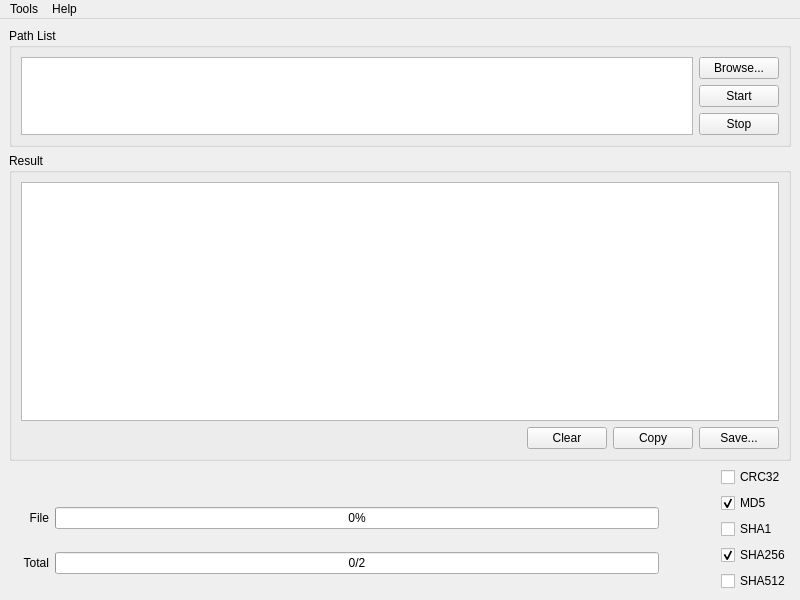
<?xml version="1.0" encoding="UTF-8"?>
<ui version="4.0">
 <class>XHash</class>
 <widget class="QMainWindow" name="XHash">
  <property name="enabled">
   <bool>true</bool>
  </property>
  <property name="geometry">
   <rect>
    <x>0</x>
    <y>0</y>
    <width>800</width>
    <height>600</height>
   </rect>
  </property>
  <property name="minimumSize">
   <size>
    <width>0</width>
    <height>0</height>
   </size>
  </property>
  <property name="maximumSize">
   <size>
    <width>16777215</width>
    <height>16777215</height>
   </size>
  </property>
  <property name="acceptDrops">
   <bool>true</bool>
  </property>
  <property name="windowTitle">
   <string notr="true">XHash - Q</string>
  </property>
  <widget class="QWidget" name="centralwidget">
   <layout class="QVBoxLayout" name="verticalLayout_6">
    <item>
     <widget class="QGroupBox" name="groupBox_pathList">
      <property name="sizePolicy">
       <sizepolicy hsizetype="Preferred" vsizetype="Minimum">
        <horstretch>0</horstretch>
        <verstretch>0</verstretch>
       </sizepolicy>
      </property>
      <property name="title">
       <string>Path List</string>
      </property>
      <layout class="QHBoxLayout" name="horizontalLayout_5">
       <item>
        <widget class="QPlainTextEdit" name="plainTextEdit">
         <property name="sizePolicy">
          <sizepolicy hsizetype="Expanding" vsizetype="Ignored">
           <horstretch>0</horstretch>
           <verstretch>0</verstretch>
          </sizepolicy>
         </property>
         <property name="acceptDrops">
          <bool>false</bool>
         </property>
         <property name="toolTip">
          <string>Drag and drop file or click &quot;Browse...&quot; button</string>
         </property>
        </widget>
       </item>
       <item>
        <layout class="QVBoxLayout" name="verticalLayout_5">
         <item>
          <widget class="QPushButton" name="pushButton_browse">
           <property name="sizePolicy">
            <sizepolicy hsizetype="Fixed" vsizetype="Fixed">
             <horstretch>0</horstretch>
             <verstretch>0</verstretch>
            </sizepolicy>
           </property>
           <property name="text">
            <string>Browse...</string>
           </property>
          </widget>
         </item>
         <item>
          <widget class="QPushButton" name="pushButton_start">
           <property name="sizePolicy">
            <sizepolicy hsizetype="Fixed" vsizetype="Fixed">
             <horstretch>0</horstretch>
             <verstretch>0</verstretch>
            </sizepolicy>
           </property>
           <property name="text">
            <string>Start</string>
           </property>
          </widget>
         </item>
         <item>
          <widget class="QPushButton" name="pushButton_stop">
           <property name="sizePolicy">
            <sizepolicy hsizetype="Fixed" vsizetype="Fixed">
             <horstretch>0</horstretch>
             <verstretch>0</verstretch>
            </sizepolicy>
           </property>
           <property name="text">
            <string>Stop</string>
           </property>
          </widget>
         </item>
        </layout>
       </item>
      </layout>
     </widget>
    </item>
    <item>
     <widget class="QGroupBox" name="groupBox_result">
      <property name="sizePolicy">
       <sizepolicy hsizetype="Expanding" vsizetype="Expanding">
        <horstretch>0</horstretch>
        <verstretch>0</verstretch>
       </sizepolicy>
      </property>
      <property name="title">
       <string>Result</string>
      </property>
      <layout class="QVBoxLayout" name="verticalLayout_7">
       <item>
        <widget class="QTextBrowser" name="textBrowser">
         <property name="font">
          <font>
           <pointsize>10</pointsize>
          </font>
         </property>
         <property name="acceptDrops">
          <bool>false</bool>
         </property>
         <property name="toolTip">
          <string/>
         </property>
         <property name="whatsThis">
          <string/>
         </property>
         <property name="readOnly">
          <bool>true</bool>
         </property>
        </widget>
       </item>
       <item>
        <layout class="QHBoxLayout" name="horizontalLayout_3" stretch="2,2,2,2">
         <item>
          <spacer name="horizontalSpacer_3">
           <property name="orientation">
            <enum>Qt::Horizontal</enum>
           </property>
           <property name="sizeHint" stdset="0">
            <size>
             <width>40</width>
             <height>20</height>
            </size>
           </property>
          </spacer>
         </item>
         <item>
          <widget class="QPushButton" name="pushButton_clear">
           <property name="sizePolicy">
            <sizepolicy hsizetype="Fixed" vsizetype="Fixed">
             <horstretch>0</horstretch>
             <verstretch>0</verstretch>
            </sizepolicy>
           </property>
           <property name="text">
            <string>Clear</string>
           </property>
          </widget>
         </item>
         <item>
          <widget class="QPushButton" name="pushButton_copy">
           <property name="sizePolicy">
            <sizepolicy hsizetype="Fixed" vsizetype="Fixed">
             <horstretch>0</horstretch>
             <verstretch>0</verstretch>
            </sizepolicy>
           </property>
           <property name="text">
            <string>Copy</string>
           </property>
          </widget>
         </item>
         <item>
          <widget class="QPushButton" name="pushButton_save">
           <property name="sizePolicy">
            <sizepolicy hsizetype="Fixed" vsizetype="Fixed">
             <horstretch>0</horstretch>
             <verstretch>0</verstretch>
            </sizepolicy>
           </property>
           <property name="text">
            <string>Save...</string>
           </property>
          </widget>
         </item>
        </layout>
       </item>
      </layout>
     </widget>
    </item>
    <item>
     <layout class="QHBoxLayout" name="horizontalLayout_4">
      <property name="sizeConstraint">
       <enum>QLayout::SetMinimumSize</enum>
      </property>
      <item>
       <layout class="QVBoxLayout" name="verticalLayout_2" stretch="0,0">
        <property name="sizeConstraint">
         <enum>QLayout::SetFixedSize</enum>
        </property>
        <item>
         <spacer name="verticalSpacer">
          <property name="orientation">
           <enum>Qt::Vertical</enum>
          </property>
          <property name="sizeType">
           <enum>QSizePolicy::Fixed</enum>
          </property>
          <property name="sizeHint" stdset="0">
           <size>
            <width>20</width>
            <height>40</height>
           </size>
          </property>
         </spacer>
        </item>
        <item>
         <layout class="QVBoxLayout" name="verticalLayout">
          <property name="sizeConstraint">
           <enum>QLayout::SetFixedSize</enum>
          </property>
          <item>
           <layout class="QHBoxLayout" name="horizontalLayout" stretch="0,0,0">
            <property name="sizeConstraint">
             <enum>QLayout::SetDefaultConstraint</enum>
            </property>
            <item>
             <widget class="QLabel" name="label_file">
              <property name="sizePolicy">
               <sizepolicy hsizetype="Preferred" vsizetype="Fixed">
                <horstretch>0</horstretch>
                <verstretch>0</verstretch>
               </sizepolicy>
              </property>
              <property name="minimumSize">
               <size>
                <width>40</width>
                <height>0</height>
               </size>
              </property>
              <property name="text">
               <string>File</string>
              </property>
              <property name="alignment">
               <set>Qt::AlignRight|Qt::AlignTrailing|Qt::AlignVCenter</set>
              </property>
             </widget>
            </item>
            <item>
             <widget class="QProgressBar" name="progressBar_file">
              <property name="sizePolicy">
               <sizepolicy hsizetype="Expanding" vsizetype="Fixed">
                <horstretch>0</horstretch>
                <verstretch>0</verstretch>
               </sizepolicy>
              </property>
              <property name="value">
               <number>0</number>
              </property>
              <property name="alignment">
               <set>Qt::AlignJustify|Qt::AlignVCenter</set>
              </property>
              <property name="textVisible">
               <bool>true</bool>
              </property>
              <property name="orientation">
               <enum>Qt::Horizontal</enum>
              </property>
              <property name="invertedAppearance">
               <bool>false</bool>
              </property>
              <property name="textDirection">
               <enum>QProgressBar::TopToBottom</enum>
              </property>
              <property name="format">
               <string notr="true">%p%</string>
              </property>
             </widget>
            </item>
            <item>
             <widget class="QLabel" name="label_hashType">
              <property name="sizePolicy">
               <sizepolicy hsizetype="Preferred" vsizetype="Fixed">
                <horstretch>0</horstretch>
                <verstretch>0</verstretch>
               </sizepolicy>
              </property>
              <property name="minimumSize">
               <size>
                <width>50</width>
                <height>0</height>
               </size>
              </property>
              <property name="text">
               <string/>
              </property>
             </widget>
            </item>
           </layout>
          </item>
          <item>
           <layout class="QHBoxLayout" name="horizontalLayout_2" stretch="0,0,0">
            <property name="sizeConstraint">
             <enum>QLayout::SetDefaultConstraint</enum>
            </property>
            <item>
             <widget class="QLabel" name="label_total">
              <property name="sizePolicy">
               <sizepolicy hsizetype="Preferred" vsizetype="Fixed">
                <horstretch>0</horstretch>
                <verstretch>0</verstretch>
               </sizepolicy>
              </property>
              <property name="minimumSize">
               <size>
                <width>40</width>
                <height>0</height>
               </size>
              </property>
              <property name="text">
               <string>Total</string>
              </property>
              <property name="alignment">
               <set>Qt::AlignRight|Qt::AlignTrailing|Qt::AlignVCenter</set>
              </property>
             </widget>
            </item>
            <item>
             <widget class="QProgressBar" name="progressBar_total">
              <property name="sizePolicy">
               <sizepolicy hsizetype="Expanding" vsizetype="Fixed">
                <horstretch>0</horstretch>
                <verstretch>0</verstretch>
               </sizepolicy>
              </property>
              <property name="minimum">
               <number>0</number>
              </property>
              <property name="maximum">
               <number>2</number>
              </property>
              <property name="value">
               <number>0</number>
              </property>
              <property name="alignment">
               <set>Qt::AlignJustify|Qt::AlignVCenter</set>
              </property>
              <property name="format">
               <string notr="true">%v/%m</string>
              </property>
             </widget>
            </item>
            <item>
             <widget class="QLabel" name="label_unused">
              <property name="minimumSize">
               <size>
                <width>50</width>
                <height>0</height>
               </size>
              </property>
              <property name="text">
               <string notr="true"/>
              </property>
             </widget>
            </item>
           </layout>
          </item>
         </layout>
        </item>
       </layout>
      </item>
      <item>
       <layout class="QVBoxLayout" name="verticalLayout_3">
        <property name="sizeConstraint">
         <enum>QLayout::SetFixedSize</enum>
        </property>
        <item>
         <widget class="QCheckBox" name="checkBox_crc32">
          <property name="enabled">
           <bool>true</bool>
          </property>
          <property name="sizePolicy">
           <sizepolicy hsizetype="Preferred" vsizetype="Preferred">
            <horstretch>0</horstretch>
            <verstretch>0</verstretch>
           </sizepolicy>
          </property>
          <property name="text">
           <string notr="true">CRC32</string>
          </property>
          <property name="checkable">
           <bool>true</bool>
          </property>
          <property name="checked">
           <bool>false</bool>
          </property>
         </widget>
        </item>
        <item>
         <widget class="QCheckBox" name="checkBox_md5">
          <property name="sizePolicy">
           <sizepolicy hsizetype="Preferred" vsizetype="Preferred">
            <horstretch>0</horstretch>
            <verstretch>0</verstretch>
           </sizepolicy>
          </property>
          <property name="text">
           <string notr="true">MD5</string>
          </property>
          <property name="checked">
           <bool>true</bool>
          </property>
         </widget>
        </item>
        <item>
         <widget class="QCheckBox" name="checkBox_sha1">
          <property name="sizePolicy">
           <sizepolicy hsizetype="Preferred" vsizetype="Preferred">
            <horstretch>0</horstretch>
            <verstretch>0</verstretch>
           </sizepolicy>
          </property>
          <property name="text">
           <string notr="true">SHA1</string>
          </property>
          <property name="checked">
           <bool>false</bool>
          </property>
         </widget>
        </item>
        <item>
         <widget class="QCheckBox" name="checkBox_sha256">
          <property name="sizePolicy">
           <sizepolicy hsizetype="Preferred" vsizetype="Preferred">
            <horstretch>0</horstretch>
            <verstretch>0</verstretch>
           </sizepolicy>
          </property>
          <property name="text">
           <string notr="true">SHA256</string>
          </property>
          <property name="checked">
           <bool>true</bool>
          </property>
         </widget>
        </item>
        <item>
         <widget class="QCheckBox" name="checkBox_sha512">
          <property name="sizePolicy">
           <sizepolicy hsizetype="Preferred" vsizetype="Preferred">
            <horstretch>0</horstretch>
            <verstretch>0</verstretch>
           </sizepolicy>
          </property>
          <property name="text">
           <string notr="true">SHA512</string>
          </property>
          <property name="checked">
           <bool>false</bool>
          </property>
         </widget>
        </item>
       </layout>
      </item>
     </layout>
    </item>
   </layout>
  </widget>
  <widget class="QMenuBar" name="menubar">
   <property name="geometry">
    <rect>
     <x>0</x>
     <y>0</y>
     <width>800</width>
     <height>26</height>
    </rect>
   </property>
   <widget class="QMenu" name="menuOption">
    <property name="title">
     <string>Tools</string>
    </property>
    <addaction name="actionConfig"/>
   </widget>
   <widget class="QMenu" name="menuAbout">
    <property name="title">
     <string>Help</string>
    </property>
    <addaction name="actionAbout"/>
   </widget>
   <addaction name="menuOption"/>
   <addaction name="menuAbout"/>
  </widget>
  <action name="actionAbout">
   <property name="text">
    <string>About</string>
   </property>
  </action>
  <action name="actionConfig">
   <property name="text">
    <string>Config</string>
   </property>
  </action>
 </widget>
 <resources/>
 <connections/>
</ui>
